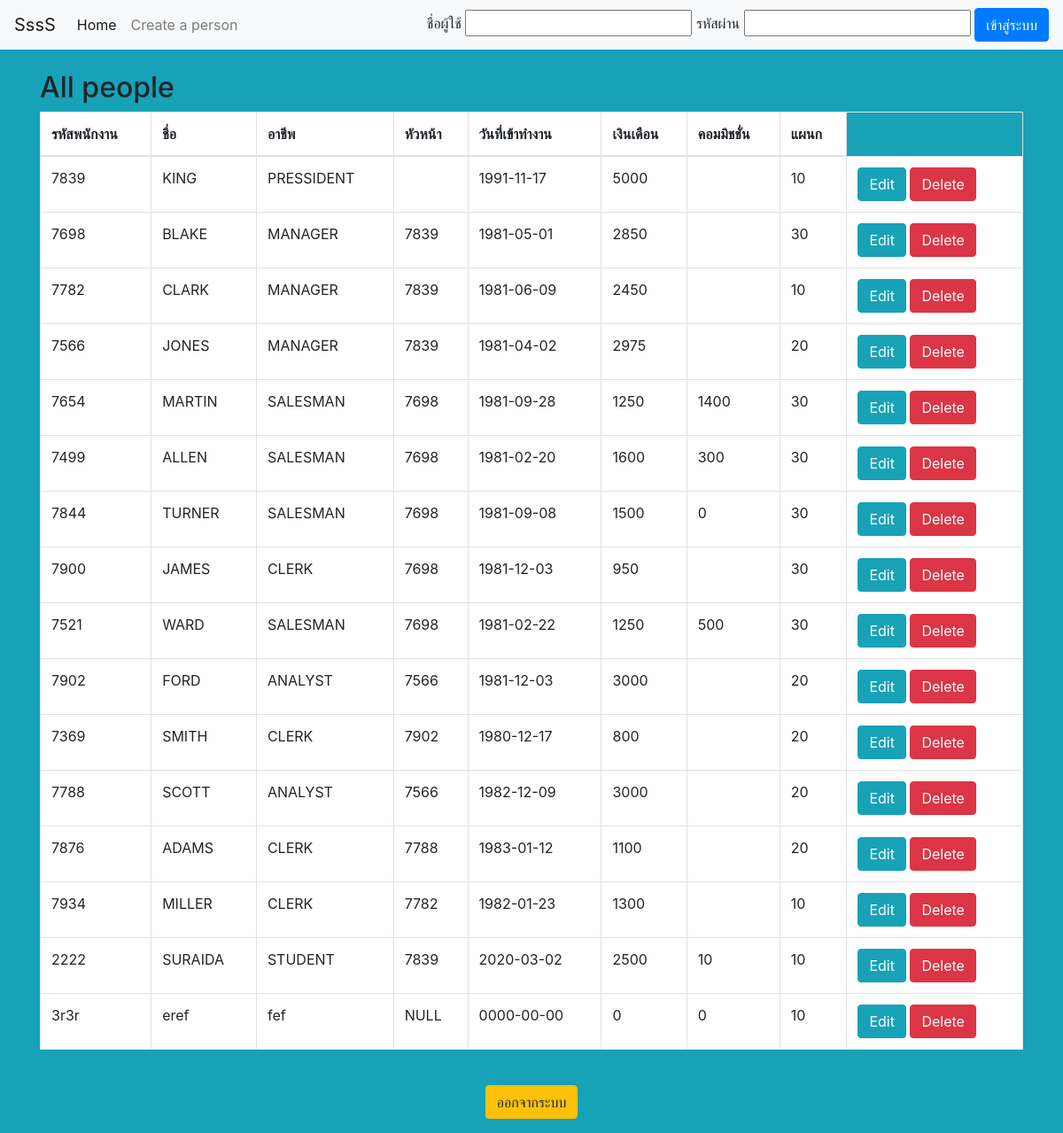
Page /display_emp.php on the committed database.
### tables this page shows
CREATE TABLE `emp` (
  `EMPNO` varchar(4) NOT NULL DEFAULT '',
  `ENAME` varchar(20) DEFAULT NULL,
  `JOB` varchar(15) DEFAULT NULL,
  `MGR` varchar(4) DEFAULT NULL,
  `HIREDATE` date DEFAULT NULL,
  `SAL` int(5) DEFAULT NULL,
  `COMM` int(5) DEFAULT NULL,
  `DEPTNO` char(2) NOT NULL DEFAULT '',
  `USERNAME` varchar(25) NOT NULL,
  `PASSWORD` varchar(65) NOT NULL,
  `ROLE` varchar(20) NOT NULL
);

### display_emp.php (the view, shortened to what this page needs)
<?php
require 'db.php';
$sql = 'SELECT * FROM emp';
$statement = $connection->prepare($sql);
$statement->execute();
$people = $statement->fetchAll(PDO::FETCH_OBJ);
?>
<?php require 'header.php'; ?>
<head>
  <link rel="stylesheet" href="https://maxcdn.bootstrapcdn.com/bootstrap/4.4.1/css/bootstrap.min.css">
</head>
<body>
<div class="container">
<br>
  <h2>All people</h2>
  <table class="table">
    <thead class="table table-bordered">
      <tr>
        <th>รหัสพนักงาน</th>
        <th>ชื่อ</th>
        <th>อาชีพ</th>
        <th>หัวหน้า</th>
        <th>วันที่เข้าทำงาน</th>
        <th>เงินเดือน</th>
        <th>คอมมิชชั่น</th>
        <th>แผนก</th>
      </tr>
        <?php foreach($people as $person):?>
          <tr>
            <td><?= $person->EMPNO; ?></td>
            <td><?= $person->ENAME; ?></td>
            <td><?= $person->JOB; ?></td>
            <td><?= $person->MGR; ?></td>
            <td><?= $person->HIREDATE; ?></td>
            <td><?= $person->SAL; ?></td>
            <td><?= $person->COMM; ?></td>
            <td><?= $person->DEPTNO;?></td>
            <td>
              <a href="edit.php?EMPNO=<?= $person->EMPNO ?>" class="btn btn-info">Edit</a>
              <a onclick="return confirm('Are you sure you want to delete this entry?')" href="delete.php?EMPNO=<?= $person->EMPNO ?>" class='btn btn-danger'>Delete</a>
            </td>
          </tr>
        <?php endforeach; ?>
      </table>
    </div>
<div class="form-group"><br>
  <center><input type="button" class="btn btn-warning" onclick="window.location='index.php'" type="submit" class="form-control" value="ออกจากระบบ">
  </center>
</div>
<?php require 'footer.php'; ?>

### rows in the picture
emp: EMPNO "7839", ENAME "KING", JOB "PRESSIDENT", HIREDATE "1991-11-17", SAL "5000", DEPTNO "10"
emp: EMPNO "7698", ENAME "BLAKE", JOB "MANAGER", MGR "7839", HIREDATE "1981-05-01", SAL "2850", DEPTNO "30"
emp: EMPNO "7782", ENAME "CLARK", JOB "MANAGER", MGR "7839", HIREDATE "1981-06-09", SAL "2450", DEPTNO "10"
emp: EMPNO "7566", ENAME "JONES", JOB "MANAGER", MGR "7839", HIREDATE "1981-04-02", SAL "2975", DEPTNO "20"
emp: EMPNO "7654", ENAME "MARTIN", JOB "SALESMAN", MGR "7698", HIREDATE "1981-09-28", SAL "1250", COMM "1400", DEPTNO "30"
emp: EMPNO "7499", ENAME "ALLEN", JOB "SALESMAN", MGR "7698", HIREDATE "1981-02-20", SAL "1600", COMM "300", DEPTNO "30"
emp: EMPNO "7844", ENAME "TURNER", JOB "SALESMAN", MGR "7698", HIREDATE "1981-09-08", SAL "1500", COMM "0", DEPTNO "30"
emp: EMPNO "7900", ENAME "JAMES", JOB "CLERK", MGR "7698", HIREDATE "1981-12-03", SAL "950", DEPTNO "30"
emp: EMPNO "7521", ENAME "WARD", JOB "SALESMAN", MGR "7698", HIREDATE "1981-02-22", SAL "1250", COMM "500", DEPTNO "30"
emp: EMPNO "7902", ENAME "FORD", JOB "ANALYST", MGR "7566", HIREDATE "1981-12-03", SAL "3000", DEPTNO "20"
emp: EMPNO "7369", ENAME "SMITH", JOB "CLERK", MGR "7902", HIREDATE "1980-12-17", SAL "800", DEPTNO "20"
emp: EMPNO "7788", ENAME "SCOTT", JOB "ANALYST", MGR "7566", HIREDATE "1982-12-09", SAL "3000", DEPTNO "20"
emp: EMPNO "7876", ENAME "ADAMS", JOB "CLERK", MGR "7788", HIREDATE "1983-01-12", SAL "1100", DEPTNO "20"
emp: EMPNO "7934", ENAME "MILLER", JOB "CLERK", MGR "7782", HIREDATE "1982-01-23", SAL "1300", DEPTNO "10"
emp: EMPNO "2222", ENAME "SURAIDA", JOB "STUDENT", MGR "7839", HIREDATE "2020-03-02", SAL "2500", COMM "10", DEPTNO "10"
emp: EMPNO "3r3r", ENAME "eref", JOB "fef", MGR "NULL", HIREDATE "0000-00-00", SAL "0", COMM "0", DEPTNO "10"
